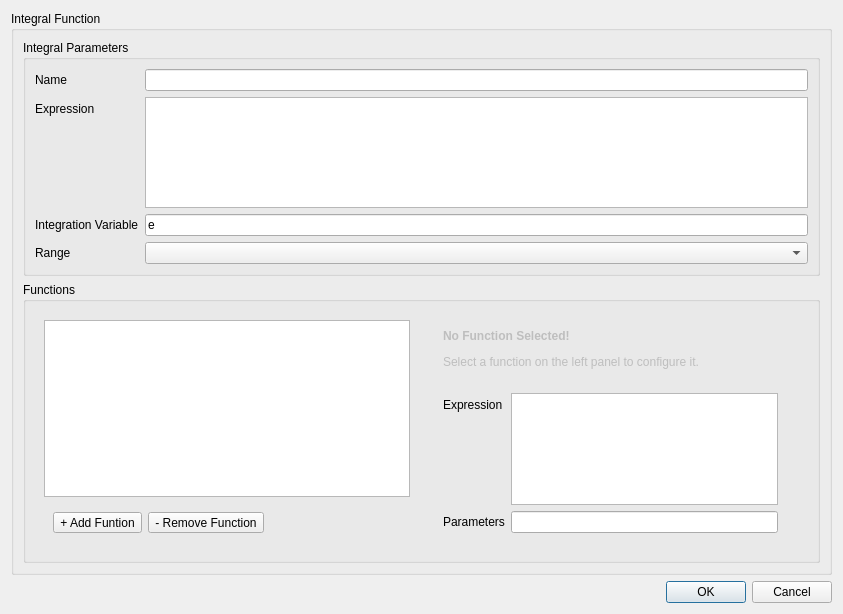
<?xml version="1.0" encoding="UTF-8"?>
<ui version="4.0">
 <class>IntegralFunctionDialog</class>
 <widget class="QDialog" name="IntegralFunctionDialog">
  <property name="geometry">
   <rect>
    <x>0</x>
    <y>0</y>
    <width>843</width>
    <height>614</height>
   </rect>
  </property>
  <property name="windowTitle">
   <string>Integral Function</string>
  </property>
  <layout class="QVBoxLayout" name="verticalLayout">
   <item>
    <widget class="QGroupBox" name="groupBox">
     <property name="title">
      <string>Integral Function</string>
     </property>
     <layout class="QGridLayout" name="gridLayout_2">
      <item row="3" column="0">
       <widget class="QGroupBox" name="groupBox_3">
        <property name="minimumSize">
         <size>
          <width>100</width>
          <height>100</height>
         </size>
        </property>
        <property name="title">
         <string>Functions</string>
        </property>
        <layout class="QGridLayout" name="gridLayout_4">
         <item row="1" column="1">
          <widget class="QWidget" name="widget_3" native="true">
           <property name="maximumSize">
            <size>
             <width>16777215</width>
             <height>16777215</height>
            </size>
           </property>
           <layout class="QGridLayout" name="gridLayout_3">
            <item row="0" column="0" colspan="3">
             <widget class="QWidget" name="functionNoSelectionWidget" native="true">
              <property name="enabled">
               <bool>false</bool>
              </property>
              <property name="minimumSize">
               <size>
                <width>0</width>
                <height>0</height>
               </size>
              </property>
              <layout class="QVBoxLayout" name="verticalLayout_2">
               <item>
                <widget class="QLabel" name="label_7">
                 <property name="text">
                  <string>&lt;html&gt;&lt;head/&gt;&lt;body&gt;&lt;p&gt;&lt;span style=&quot; font-weight:600;&quot;&gt;No Function Selected!&lt;/span&gt;&lt;/p&gt;&lt;p&gt;Select a function on the left panel to configure it.&lt;/p&gt;&lt;/body&gt;&lt;/html&gt;</string>
                 </property>
                </widget>
               </item>
              </layout>
             </widget>
            </item>
            <item row="1" column="0">
             <widget class="QWidget" name="functionConfigWidget" native="true">
              <layout class="QFormLayout" name="formLayout_4">
               <item row="0" column="0">
                <widget class="QLabel" name="label_9">
                 <property name="text">
                  <string>Expression</string>
                 </property>
                </widget>
               </item>
               <item row="0" column="1">
                <widget class="QTextBrowser" name="functionExpression"/>
               </item>
               <item row="1" column="0">
                <widget class="QLabel" name="label_3">
                 <property name="text">
                  <string>Parameters</string>
                 </property>
                </widget>
               </item>
               <item row="1" column="1">
                <widget class="QLineEdit" name="functionParameters">
                 <property name="text">
                  <string/>
                 </property>
                </widget>
               </item>
              </layout>
             </widget>
            </item>
           </layout>
          </widget>
         </item>
         <item row="1" column="0">
          <widget class="QWidget" name="widget_2" native="true">
           <property name="minimumSize">
            <size>
             <width>100</width>
             <height>100</height>
            </size>
           </property>
           <layout class="QGridLayout" name="gridLayout">
            <item row="0" column="0">
             <widget class="QListView" name="integralView"/>
            </item>
            <item row="3" column="0">
             <widget class="QWidget" name="horizontalWidget" native="true">
              <property name="minimumSize">
               <size>
                <width>0</width>
                <height>0</height>
               </size>
              </property>
              <layout class="QFormLayout" name="formLayout_5">
               <item row="0" column="0">
                <widget class="QToolButton" name="integralAddFunction">
                 <property name="text">
                  <string>+ Add Funtion</string>
                 </property>
                </widget>
               </item>
               <item row="0" column="1">
                <widget class="QToolButton" name="integralRemoveFunction">
                 <property name="text">
                  <string>- Remove Function</string>
                 </property>
                </widget>
               </item>
              </layout>
             </widget>
            </item>
           </layout>
          </widget>
         </item>
        </layout>
       </widget>
      </item>
      <item row="0" column="0">
       <widget class="QGroupBox" name="groupBox_4">
        <property name="minimumSize">
         <size>
          <width>0</width>
          <height>100</height>
         </size>
        </property>
        <property name="title">
         <string>Integral Parameters</string>
        </property>
        <layout class="QFormLayout" name="formLayout_3">
         <property name="fieldGrowthPolicy">
          <enum>QFormLayout::AllNonFixedFieldsGrow</enum>
         </property>
         <item row="1" column="0">
          <widget class="QLabel" name="label_8">
           <property name="text">
            <string>Name</string>
           </property>
          </widget>
         </item>
         <item row="1" column="1">
          <widget class="QLineEdit" name="integralName"/>
         </item>
         <item row="2" column="0">
          <widget class="QLabel" name="label_5">
           <property name="text">
            <string>Expression</string>
           </property>
          </widget>
         </item>
         <item row="2" column="1">
          <widget class="QTextBrowser" name="integralExpression"/>
         </item>
         <item row="3" column="0">
          <widget class="QLabel" name="label_4">
           <property name="text">
            <string>Integration Variable</string>
           </property>
          </widget>
         </item>
         <item row="3" column="1">
          <widget class="QLineEdit" name="integralIntegrationVariable">
           <property name="text">
            <string>e</string>
           </property>
          </widget>
         </item>
         <item row="4" column="0">
          <widget class="QLabel" name="label_6">
           <property name="text">
            <string>Range</string>
           </property>
          </widget>
         </item>
         <item row="4" column="1">
          <widget class="QComboBox" name="integralRange"/>
         </item>
        </layout>
       </widget>
      </item>
     </layout>
    </widget>
   </item>
   <item>
    <widget class="QDialogButtonBox" name="buttonBox">
     <property name="orientation">
      <enum>Qt::Horizontal</enum>
     </property>
     <property name="standardButtons">
      <set>QDialogButtonBox::Cancel|QDialogButtonBox::Ok</set>
     </property>
    </widget>
   </item>
  </layout>
 </widget>
 <resources/>
 <connections>
  <connection>
   <sender>buttonBox</sender>
   <signal>accepted()</signal>
   <receiver>IntegralFunctionDialog</receiver>
   <slot>accept()</slot>
   <hints>
    <hint type="sourcelabel">
     <x>248</x>
     <y>254</y>
    </hint>
    <hint type="destinationlabel">
     <x>157</x>
     <y>274</y>
    </hint>
   </hints>
  </connection>
  <connection>
   <sender>buttonBox</sender>
   <signal>rejected()</signal>
   <receiver>IntegralFunctionDialog</receiver>
   <slot>reject()</slot>
   <hints>
    <hint type="sourcelabel">
     <x>316</x>
     <y>260</y>
    </hint>
    <hint type="destinationlabel">
     <x>286</x>
     <y>274</y>
    </hint>
   </hints>
  </connection>
 </connections>
</ui>
